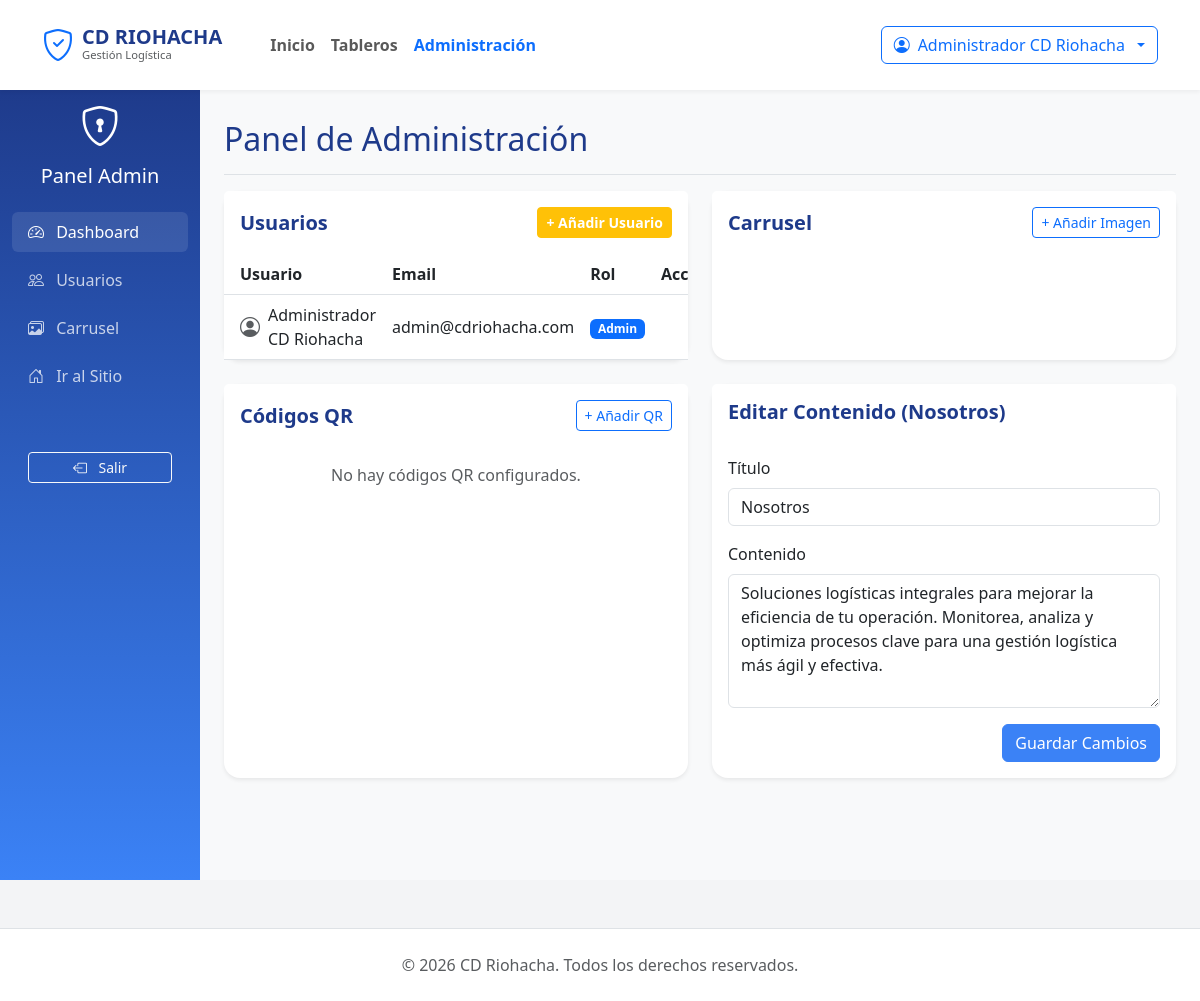
The page /admin (signed in) on the database its author committed.
### tables this page shows
CREATE TABLE IF NOT EXISTS users (
    id INT PRIMARY KEY AUTO_INCREMENT,
    email VARCHAR(255) UNIQUE NOT NULL,
    password_hash VARCHAR(255) NOT NULL,
    full_name VARCHAR(100) NOT NULL,
    role ENUM('admin', 'user') DEFAULT 'user',
    is_active BOOLEAN DEFAULT TRUE,
    created_at TIMESTAMP DEFAULT CURRENT_TIMESTAMP,
    last_login TIMESTAMP NULL,
    INDEX idx_email (email),
    INDEX idx_role (role)
);

CREATE TABLE IF NOT EXISTS content_pages (
    id INT PRIMARY KEY AUTO_INCREMENT,
    page_name VARCHAR(50) UNIQUE NOT NULL,
    title VARCHAR(200),
    content TEXT,
    image_path VARCHAR(500),
    last_edited_by INT NOT NULL,
    updated_at TIMESTAMP DEFAULT CURRENT_TIMESTAMP ON UPDATE CURRENT_TIMESTAMP,
    FOREIGN KEY (last_edited_by) REFERENCES users(id) ON DELETE CASCADE
);

### controllers/AdminController.php (called while the page is built, shortened)
<?php
class AdminController {
    private $pdo;
    public function __construct($pdo) {
        $this->pdo = $pdo;
    }
    public function index() {
        $stmtUsers = $this->pdo->prepare("SELECT * FROM users ORDER BY created_at DESC");
        $stmtUsers->execute();
        $users = $stmtUsers->fetchAll();
        $stmtCarousel = $this->pdo->prepare("SELECT * FROM carousel_items ORDER BY display_order ASC");
        $stmtCarousel->execute();
        $carouselItems = $stmtCarousel->fetchAll();
        $stmtContent = $this->pdo->prepare("SELECT * FROM content_pages");
        $stmtContent->execute();
        $contentPages = $stmtContent->fetchAll();
        $stmtQR = $this->pdo->prepare("SELECT * FROM qr_codes ORDER BY category, id DESC");
        $stmtQR->execute();
        $qrCodes = $stmtQR->fetchAll();
        view('admin/dashboard', [
            'users' => $users,
            'carouselItems' => $carouselItems,
            'contentPages' => $contentPages,
            'qrCodes' => $qrCodes
        ]);
    }
}
?>

### views/admin/dashboard.php (the view, shortened to what this page needs)
<?php require 'views/layouts/header.php'; ?>
<div class="container-fluid">
    <div class="row">
        <nav class="col-md-3 col-lg-2 d-md-block bg-primary text-white sidebar collapse" style="min-height: 100vh; background: linear-gradient(180deg, #1e3a8a 0%, #3b82f6 100%);">
            <div class="position-sticky pt-3">
                <div class="text-center mb-4">
                    <i class="bi bi-shield-lock fs-1"></i>
                    <h5 class="mt-2">Panel Admin</h5>
                </div>
                <ul class="nav flex-column">
                    <li class="nav-item">
                        <a class="nav-link active text-white bg-white bg-opacity-10 rounded mb-2" href="#">
                            <i class="bi bi-speedometer2 me-2"></i> Dashboard
                        </a>
                    </li>
                    <li class="nav-item">
                        <a class="nav-link text-white text-opacity-75 hover-white mb-2" href="#users-section">
                            <i class="bi bi-people me-2"></i> Usuarios
                        </a>
                    </li>
                    <li class="nav-item">
                        <a class="nav-link text-white text-opacity-75 hover-white mb-2" href="#carousel-section">
                            <i class="bi bi-images me-2"></i> Carrusel
                        </a>
                    </li>
                    <li class="nav-item">
                        <a class="nav-link text-white text-opacity-75 hover-white mb-2" href="<?php echo url('home'); ?>">
                            <i class="bi bi-house-door me-2"></i> Ir al Sitio
                        </a>
                    </li>
                </ul>
                <div class="mt-5 px-3">
                    <a href="<?php echo url('logout'); ?>" class="btn btn-outline-light w-100 btn-sm">
                        <i class="bi bi-box-arrow-left me-2"></i> Salir
                    </a>
                </div>
            </div>
        </nav>
        <main class="col-md-9 ms-sm-auto col-lg-10 px-md-4 py-4 bg-light">
            <div class="d-flex justify-content-between flex-wrap flex-md-nowrap align-items-center pt-3 pb-2 mb-3 border-bottom">
                <h1 class="h2 text-primary-blue">Panel de Administración</h1>
            </div>
            <div class="row g-4">
                <div class="col-12 col-xl-6" id="users-section">
                    <div class="card border-0 shadow-sm rounded-4 h-100">
                        <div class="card-header bg-white border-0 py-3 d-flex justify-content-between align-items-center">
                            <h5 class="mb-0 fw-bold text-primary-blue">Usuarios</h5>
                            <button class="btn btn-warning text-white btn-sm fw-bold" data-bs-toggle="modal" data-bs-target="#addUserModal">+ Añadir Usuario</button>
                        </div>
                        <div class="card-body p-0">
                            <div class="table-responsive" style="max-height: 400px;">
                                <table class="table table-hover align-middle mb-0">
                                    <thead class="bg-light sticky-top">
                                        <tr>
                                            <th class="ps-3">Usuario</th>
                                            <th>Email</th>
                                            <th>Rol</th>
                                            <th class="text-end pe-3">Acciones</th>
                                        </tr>
                                    </thead>
                                    <tbody>
                                        <?php foreach ($users as $user): ?>
                                        <tr>
                                            <td class="ps-3">
                                                <div class="d-flex align-items-center">
                                                    <i class="bi bi-person-circle fs-5 me-2 text-muted"></i>
                                                    <?php echo htmlspecialchars($user['full_name']); ?>
                                                </div>
                                            </td>
                                            <td><?php echo htmlspecialchars($user['email']); ?></td>
                                            <td>
                                                <span class="badge <?php echo $user['role'] === 'admin' ? 'bg-primary' : 'bg-secondary'; ?>">
                                                    <?php echo ucfirst($user['role']); ?>
                                                </span>
                                            </td>
                                            <td class="text-end pe-3">
                                            </td>
                                        </tr>
                                        <?php endforeach; ?>
                                    </tbody>
                                </table>
                            </div>
                        </div>
                    </div>
                </div>
                <div class="col-12 col-xl-6" id="carousel-section">
                    <div class="card border-0 shadow-sm rounded-4 h-100">
                        <div class="card-header bg-white border-0 py-3 d-flex justify-content-between align-items-center">
                            <h5 class="mb-0 fw-bold text-primary-blue">Carrusel</h5>
                            <button class="btn btn-outline-primary btn-sm" data-bs-toggle="modal" data-bs-target="#addCarouselModal">+ Añadir Imagen</button>
                        </div>
                        <div class="card-body" style="max-height: 400px; overflow-y: auto;">
                        </div>
                    </div>
                </div>
                <div class="col-12 col-xl-6">
                    <div class="card border-0 shadow-sm rounded-4 h-100">
                        <div class="card-header bg-white border-0 py-3 d-flex justify-content-between align-items-center">
                            <h5 class="mb-0 fw-bold text-primary-blue">Códigos QR</h5>
                            <button class="btn btn-outline-primary btn-sm" data-bs-toggle="modal" data-bs-target="#addQrModal">+ Añadir QR</button>
                        </div>
                        <div class="card-body" style="max-height: 400px; overflow-y: auto;">
                            <?php if(empty($qrCodes)): ?>
                                <p class="text-muted text-center">No hay códigos QR configurados.</p>
                            <?php endif; ?>
                        </div>
                    </div>
                </div>
                <div class="col-12 col-xl-6">
                    <div class="card border-0 shadow-sm rounded-4 h-100">
                        <div class="card-header bg-white border-0 py-3 d-flex justify-content-between align-items-center">
                            <h5 class="mb-0 fw-bold text-primary-blue">Editar Contenido (Nosotros)</h5>
                        </div>
                        <div class="card-body">
                            <?php
                            $nosotros = null;
                            foreach ($contentPages as $page) {
                                if ($page['page_name'] === 'nosotros') {
                                    $nosotros = $page;
                                    break;
                                }
                            }
                            ?>
                            <form action="<?php echo url('admin/update_content'); ?>" method="POST">
                                <div class="mb-3">
                                    <label class="form-label">Título</label>
                                    <input type="text" name="title" class="form-control" value="<?php echo htmlspecialchars($nosotros['title'] ?? 'Nosotros'); ?>">
                                </div>
                                <div class="mb-3">
                                    <label class="form-label">Contenido</label>
                                    <textarea name="content" class="form-control" rows="5"><?php echo htmlspecialchars($nosotros['content'] ?? ''); ?></textarea>
                                </div>
                                <div class="text-end">
                                    <button type="submit" class="btn btn-primary">Guardar Cambios</button>
                                </div>
                            </form>
                        </div>
                    </div>
                </div>
            </div>
        </main>
    </div>
</div>
<?php require 'views/layouts/footer.php'; ?>

### assets/css/style.css (style rules this page uses)
:root { --primary-blue: #1e3a8a; --secondary-blue: #3b82f6; --accent-gold: #f59e0b; }
body { font-family: 'Segoe UI', Roboto, Helvetica, Arial, sans-serif; background-color: #f3f4f6; }
.card { border: none; box-shadow: 0 4px 6px rgba(0,0,0,0.05); transition: transform 0.2s; }

### views/layouts/header.php (style rules this page uses)
:root { --primary-blue: #1e3a8a; --secondary-blue: #3b82f6; --accent-gold: #f59e0b; }
body { font-family: 'Segoe UI', Roboto, Helvetica, Arial, sans-serif; background-color: #f3f4f6; }
.btn-primary { background-color: var(--secondary-blue); border-color: var(--secondary-blue); }
.text-primary-blue { color: var(--primary-blue); }

### rows shown on the page
users: full_name "Administrador CD Riohacha", email "admin@cdriohacha.com", role "Admin"
content_pages: title "Nosotros", content "Soluciones logísticas integrales para mejorar la eficiencia de tu operación. Monitorea, analiza y optimiza procesos clave para una gestión logística más ágil y efectiva."

### other values the page prints
$_SESSION['user_name'] "Administrador CD Riohacha"
